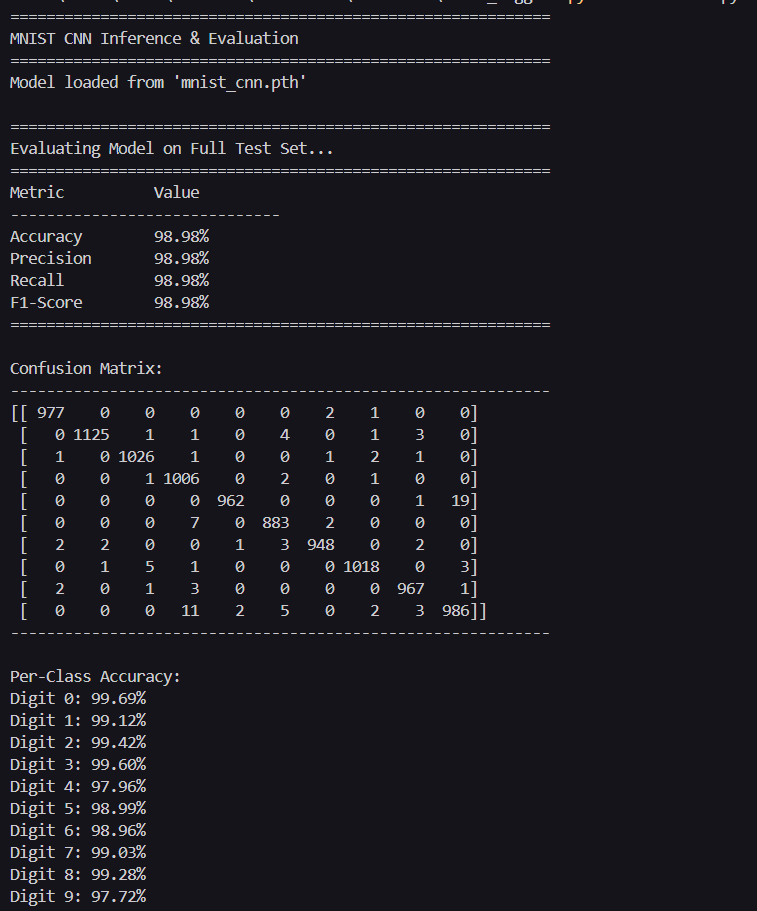
#> input picture mnist_kaggle/performence.png, 757 x 911 px, given in place of the camera
$ python hsv_value_trackbar.py
#> lines starting #> are read from the running program, lines starting #| are printed output that depends on the picture
import cv2
import numpy as np


def nothing(x):
    pass

cap = cv2.VideoCapture(0)
cap.set(3, 1280)
cap.set(4, 720)

cv2.namedWindow("Trackbars")

cv2.createTrackbar("L-H", "Trackbars", 0,   179, nothing)
#> slider 'L-H' is set to 35
cv2.createTrackbar("L-S", "Trackbars", 0,   255, nothing)
#> slider 'L-S' is set to 51
cv2.createTrackbar("L-V", "Trackbars", 0,   255, nothing)
#> slider 'L-V' is set to 51
cv2.createTrackbar("U-H", "Trackbars", 179, 179, nothing)
cv2.createTrackbar("U-S", "Trackbars", 255, 255, nothing)
cv2.createTrackbar("U-V", "Trackbars", 255, 255, nothing)

while True:
    ret, frame = cap.read()
#> frame is the input picture: shape (911, 757, 3); mean B, G, R 32.9, 26, 27
    if not ret:
        break

    hsv = cv2.cvtColor(frame, cv2.COLOR_BGR2HSV)
#> hsv: shape (911, 757, 3); mean H, S, V 122.6, 67.4, 34.2

    l_h = cv2.getTrackbarPos("L-H", "Trackbars")
    l_s = cv2.getTrackbarPos("L-S", "Trackbars")
    l_v = cv2.getTrackbarPos("L-V", "Trackbars")
    u_h = cv2.getTrackbarPos("U-H", "Trackbars")
    u_s = cv2.getTrackbarPos("U-S", "Trackbars")
    u_v = cv2.getTrackbarPos("U-V", "Trackbars")

    lower_range = np.array([l_h, l_s, l_v])
    upper_range = np.array([u_h, u_s, u_v])

    mask = cv2.inRange(hsv, lower_range, upper_range)
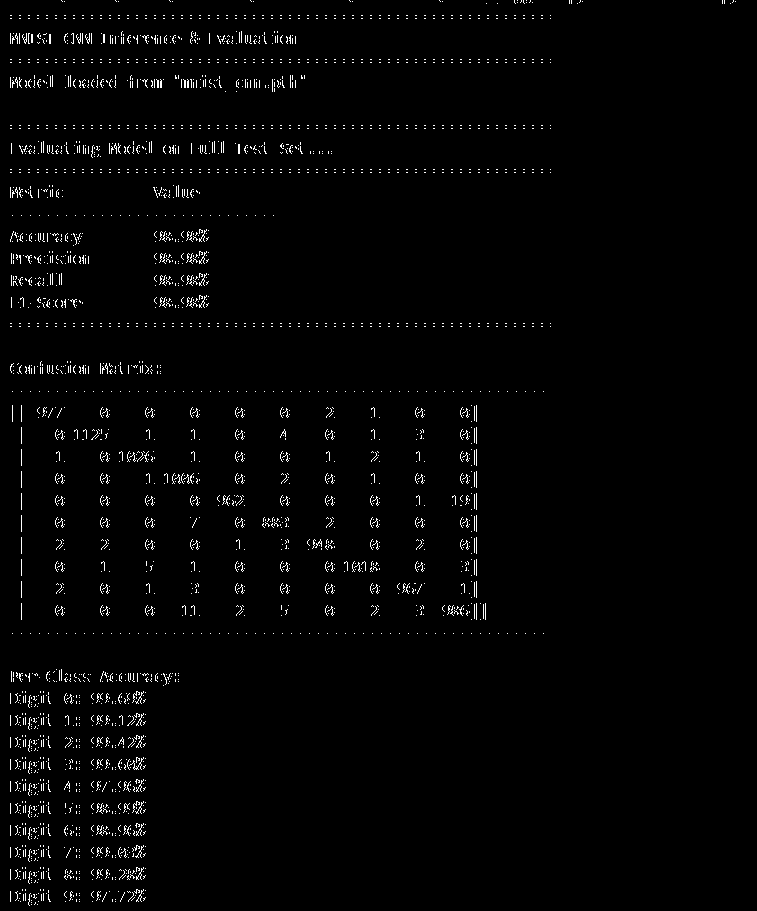
#> mask: shape (911, 757); 1.7% white in thin lines or dots

    result = cv2.bitwise_and(frame, frame, mask=mask)
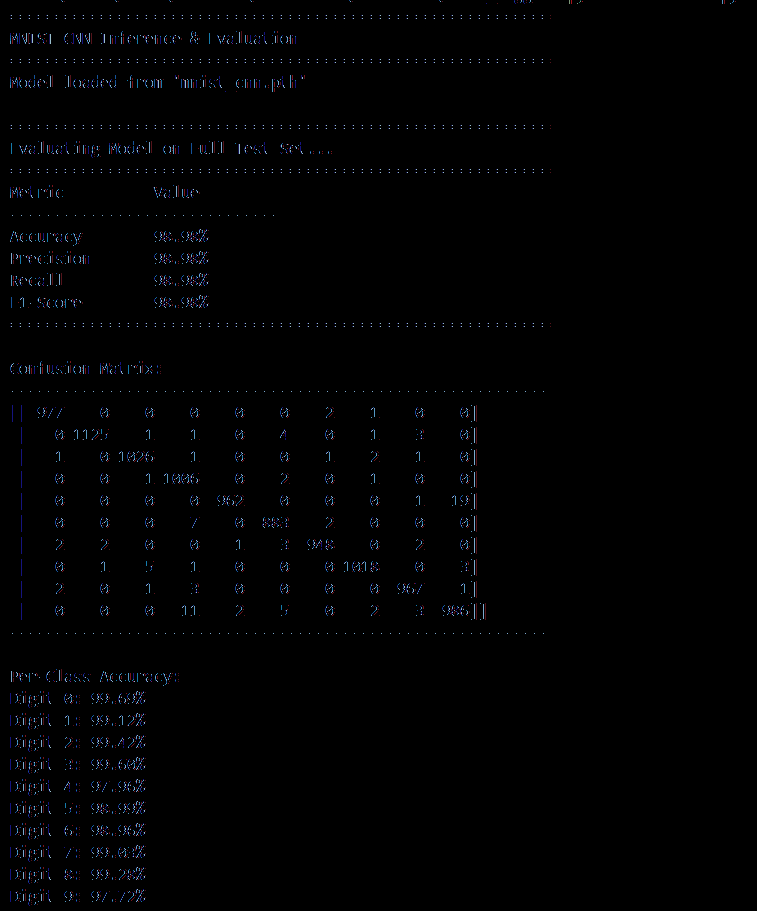
#> result: shape (911, 757, 3); mean B, G, R 2.3, 1.6, 1.3

    cv2.imshow("Frame", frame)
    cv2.imshow("Mask",  mask)
    cv2.imshow("Result", result)

    key = cv2.waitKey(1)
#> (key q is pressed here)
    if key == ord('s'):
        hsv_value = np.array([l_h, l_s, l_v, u_h, u_s, u_v])
        np.save("hsv_value.npy", hsv_value)
        print(f"Saved HSV values: {hsv_value}")

    if key in (ord('q'), 27):
        break

cap.release()
cv2.destroyAllWindows()
